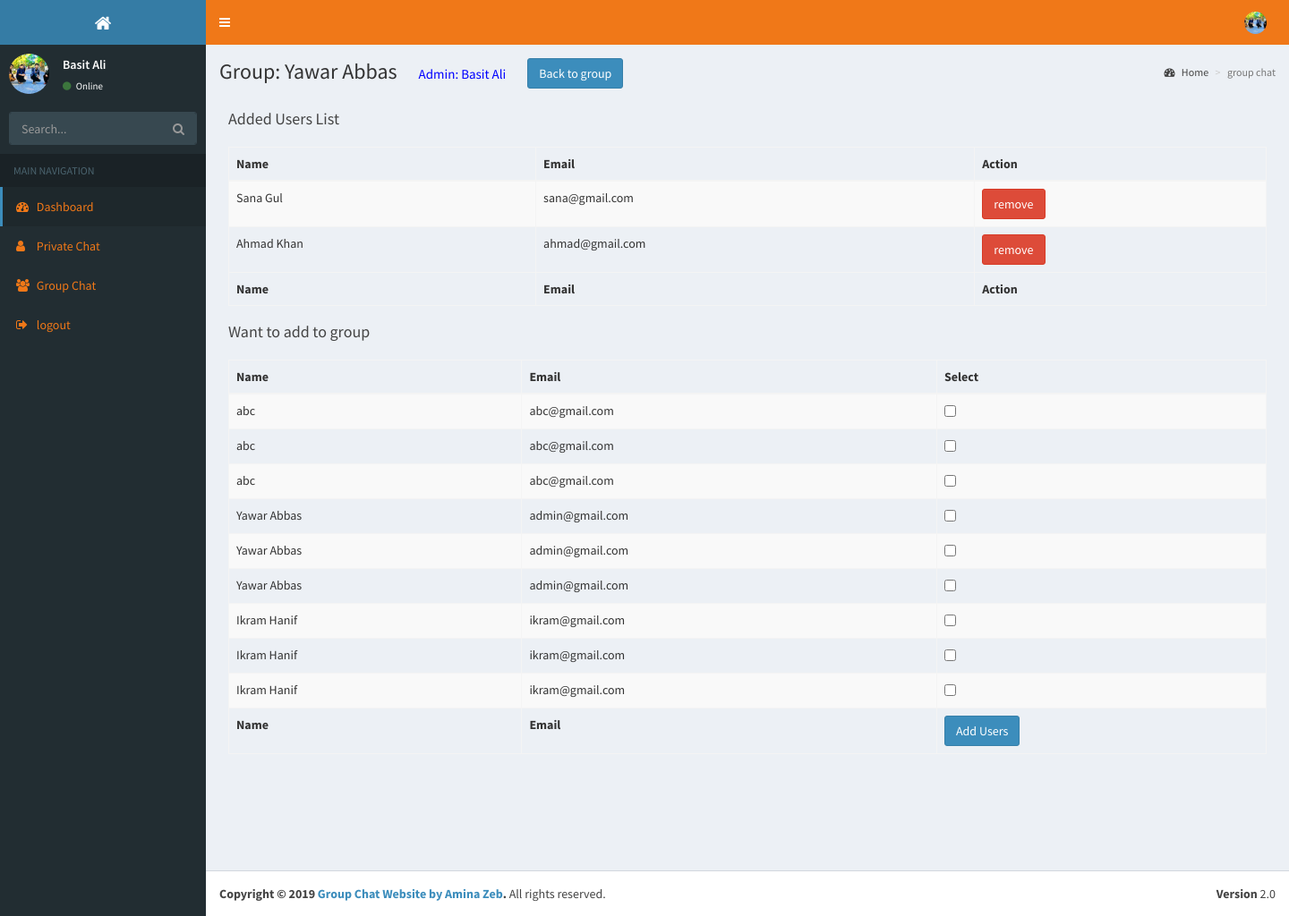
The page /new_users.php?id=14 (signed in) on the database its author committed.
### tables this page shows
CREATE TABLE `user` (
  `id` int(11) NOT NULL,
  `name` varchar(50) NOT NULL,
  `password` varchar(50) NOT NULL,
  `email` varchar(50) NOT NULL,
  `image` varchar(300) NOT NULL,
  `status` enum('enabled','disabled','','') NOT NULL DEFAULT 'enabled',
  `visibility` varchar(50) NOT NULL
);

CREATE TABLE `groups` (
  `id` int(50) NOT NULL,
  `name` varchar(50) NOT NULL,
  `user_id` int(50) NOT NULL
);

CREATE TABLE `user_group` (
  `id` int(11) NOT NULL,
  `user_id` int(50) NOT NULL,
  `group_id` int(50) NOT NULL,
  `admin_id` int(50) NOT NULL
);

### new_users.php (the view, shortened to what this page needs)
<?php
include ("include_files/connection.php");
include "include_files/top_header.php";
$groupid=$_GET['id'];
?>
      <?php include "include_files/side_bar_menu.php";?>
      <div class="content-wrapper">
        <section class="content-header">
  <?php
     $query = "SELECT u.name as admin,u.id as uid,g.name as gname,g.user_id as gid FROM groups g,user u WHERE g.id=$groupid AND g.user_id=u.id";
            $run_query = mysqli_query($connection,$query) or die(mysqli_error($connection));
            $fetch=mysqli_fetch_array($run_query);
  ?>
          <h1>
            Group: <?php echo $fetch['gname']; ?>&nbsp;&nbsp;&nbsp;&nbsp;
            <span style="font-size:15px;color:blue;">Admin: <?php echo $fetch['admin']; ?></span>&nbsp;&nbsp;&nbsp;&nbsp;
           <span><a href="groupchat.php?groupid=<?php echo $groupid;?>" class="btn btn-primary">Back to group</a></span>
          </h1>
          <ol class="breadcrumb">
            <li><a href="home.php"><i class="fa fa-dashboard"></i> Home</a></li>
            <li class="active">group chat</li>
          </ol>
        </section>
        <section class="content">
          <div class="box-header">
                  <h3 class="box-title">Added Users List</h3>
                </div>
                <div class="box-body table-responsive">
                  <table id="example1" class="table table-bordered table-striped">
                    <thead>
                      <tr>
                        <th>Name</th>
                        <th>Email</th>
                        <th>Action</th>
                      </tr>
                    </thead>
                    <tbody>
                      <?php
                          $query = "SELECT u.name as uname,u.email as uemail,u.id as uid,ug.* FROM user u,user_group ug WHERE u.id!=$_SESSION[user_id] AND visibility='on' AND ug.group_id=$groupid AND u.id=ug.user_id";
                          $run_query = mysqli_query($connection,$query) or die(mysqli_error($connection));
                          while ($fetch=mysqli_fetch_array($run_query)) {?>
                      <tr>
                        <td><?php echo $fetch['uname']; ?></td>
                        <td><?php echo $fetch['uemail']; ?></td>
                    <form action="" method="POST">   <td><input type="hidden" name="uid" value="<?php echo $fetch['uid']; ?>"><input type="submit" name="remove" value="remove" class="btn btn-danger"></td></form>
                      </tr>
                      <?php } ?>
                    </tbody>
                    <tfoot>
                      <tr>
                        <th>Name</th>
                        <th>Email</th>
                        <th>Action</th>
                      </tr>
                    </tfoot>
                  </table>
                  </div>
                  <div class="box-header">
                  <h3 class="box-title">Want  to add to group</h3>
                </div>
                <div class="box-body table-responsive">
                  <table id="example1" class="table table-bordered table-striped">
                    <thead>
                      <tr>
                        <th>Name</th>
                        <th>Email</th>
                        <th>Select</th>
                      </tr>
                    </thead>
                    <tbody>
                      <?php
                        $query2 = "SELECT user_id from user_group WHERE group_id=$groupid";
                          $run_query2 = mysqli_query($connection,$query2) or die(mysqli_error($connection));
                        $data=array();
                        while($row = mysqli_fetch_assoc($run_query2)){
                          $data[]=$row["user_id"];
                        }
                        $keys=array_values($data);
                        $imp = "'" . implode( "','", $keys ). "'";
                        $selected=  "(". $imp . ")";
                          $query1 = "SELECT u.id as uid,u.name as uname,u.email as uemail,ug.user_id as ugid,ug.group_id as uggid FROM user u,user_group ug WHERE u.id!=$_SESSION[user_id] AND visibility='on' AND ug.group_id=$groupid AND u.id NOT IN $selected order by  u.id desc";
                          $run_query1 = mysqli_query($connection,$query1) or die(mysqli_error($connection));
                          while ($fetch1=mysqli_fetch_array($run_query1)) { ?>
                      <tr>
                        <td><?php echo $fetch1['uname']; ?></td>
                        <td><?php echo $fetch1['uemail']; ?></td>
                        <form action="" method="POST">
                        <td><input type="checkbox" name="users[]" value="<?php echo $fetch1['uid'];?>"></td>
                      </tr>
                      <?php } ?>
                    </tbody>
                    <tfoot>
                      <tr>
                        <th>Name</th>
                        <th>Email</th>
                        <th><input type="submit" name="add_users" class="btn btn-primary" value="Add Users"></th>
                      </tr>
                    </tfoot>
                  </table>
              </div>
        </section>
      </div>
       <?php include "include_files/footer.php";?>

### include_files/top_header.php (shortened to what this page needs)
<!DOCTYPE html>
<html>
  <head>
    <link rel="stylesheet" href="bootstrap/css/bootstrap.css">
    <link rel="stylesheet" href="https://maxcdn.bootstrapcdn.com/font-awesome/4.4.0/css/font-awesome.min.css">
    <link rel="stylesheet" href="https://code.ionicframework.com/ionicons/2.0.1/css/ionicons.min.css">
    <link rel="stylesheet" href="plugins/jvectormap/jquery-jvectormap-1.2.2.css">
    <link rel="stylesheet" href="plugins/datatables/dataTables.bootstrap.css">
    <link rel="stylesheet" href="dist/css/AdminLTE.min.css">
    <link rel="stylesheet" href="dist/css/skins/_all-skins.min.css">
  <link rel="stylesheet" href="plugins/morris.css">
  </head>
  <body class="hold-transition skin-blue sidebar-mini">
    <div class="wrapper">
      <header class="main-header">
        <a href="home.php" class="logo"><i class="fa fa-home"></i>
        </a>
        <nav class="navbar navbar-static-top" role="navigation">
          <a href="#" class="sidebar-toggle" data-toggle="offcanvas" role="button">
          </a>
          <div class="navbar-custom-menu">
            <ul class="nav navbar-nav">
              <?php
                  $ress=mysqli_query($connection,"SELECT * FROM user WHERE id='$_SESSION[user_id]'");
                   $fetchdat=mysqli_fetch_array($ress);
                ?>
              <li class="dropdown user user-menu">
                <a href="#" class="dropdown-toggle" data-toggle="dropdown">
                  <?php
                        $image=$fetchdat['image'];
if($image=="" || empty($image))
{
  echo "<img src='uploaded_images/default.png' class='user-image'>";
}else {
                        ?>
                  <img src="<?=$image?>" class="user-image" alt="User Image"><?php  } ?>
                </a>
              </li>
            </ul>
          </div>
        </nav>
      </header>

### include_files/side_bar_menu.php
<aside class="main-sidebar">
        <section class="sidebar">
          <div class="user-panel">
             <?php
                  $resss=mysqli_query($connection,"SELECT * FROM user WHERE id='$_SESSION[user_id]'");
                   $fetchdata=mysqli_fetch_array($resss);
                ?>
            <div class="pull-left image">
              <?php
        $image=$fetchdata['image'];
        if($image=="" || empty($image))
        {
         echo "<img src='uploaded_images/default.png' class='img-circle'>";
        }else {
                        ?>
              <img src="<?=$image?>" class="img-circle" alt="User Image"><?php  } ?>
            </div>
            <div class="pull-left info">
              <p><?php echo $fetchdata['name'];?></p>
              <a href="#"><i class="fa fa-circle text-success"></i> Online</a>
            </div>
          </div>
          <form action="#" method="get" class="sidebar-form">
            <div class="input-group">
              <input type="text" name="q" class="form-control" placeholder="Search...">
              <span class="input-group-btn">
                <button type="submit" name="search" id="search-btn" class="btn btn-flat"><i class="fa fa-search"></i></button>
              </span>
            </div>
          </form>
          <ul class="sidebar-menu">
            <li class="header">MAIN NAVIGATION</li>
            <li class="active">
              <a href="home.php">
                <i class="fa fa-dashboard"></i> <span>Dashboard</span>
              </a></li>
              <li>
              <a href="user.php">
                <i class="fa fa-user"></i> <span>Private Chat</span>
              </a></li>
              <li>
              <a href="group.php">
                <i class="fa fa-group"></i> <span>Group Chat</span>
              </a></li>
              <li>
              <a href="logout.php">
                <i class="fa fa-sign-out"></i> <span>logout</span>
              </a></li>
          </ul>
        </section>
      </aside>

### rows shown on the page
user: image (picture), name "Basit Ali"
groups: name "Yawar Abbas", user.name "Basit Ali"
user_group: user.name "Sana Gul", user.email "sana@gmail.com", user.name "abc", user.email "abc@gmail.com", user.name "Yawar Abbas", user.email "admin@gmail.com", user.name "Ikram Hanif", user.email "ikram@gmail.com"
user_group: user.name "Ahmad Khan", user.email "ahmad@gmail.com", user.name "abc", user.email "abc@gmail.com", user.name "Yawar Abbas", user.email "admin@gmail.com", user.name "Ikram Hanif", user.email "ikram@gmail.com"
user_group: user.name "abc", user.email "abc@gmail.com", user.name "Yawar Abbas", user.email "admin@gmail.com", user.name "Ikram Hanif", user.email "ikram@gmail.com"
